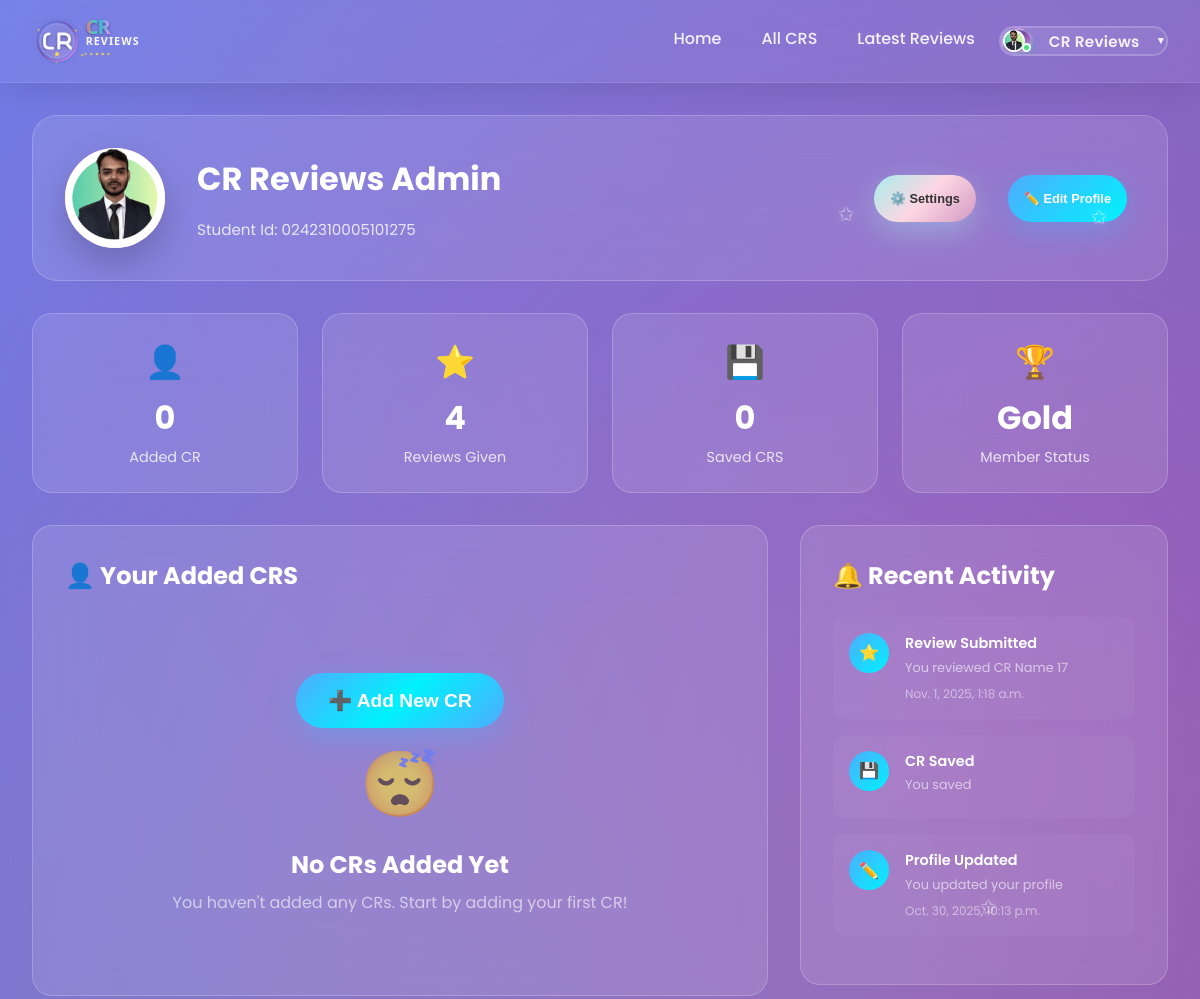
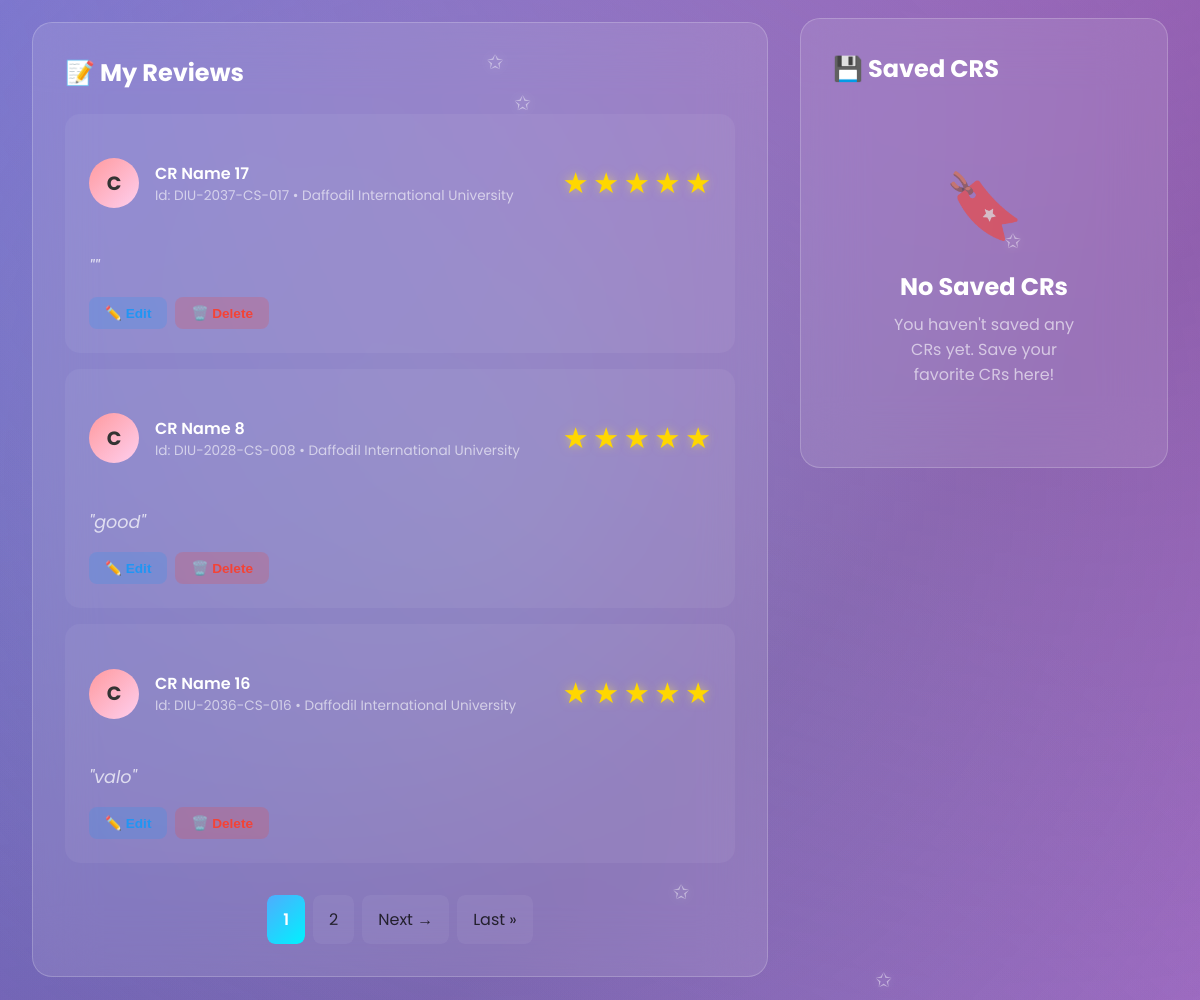
The app's page /user_dashboard/cr-reviews-admin/ (signed in, upper part), older data (2 pictures, top to bottom).
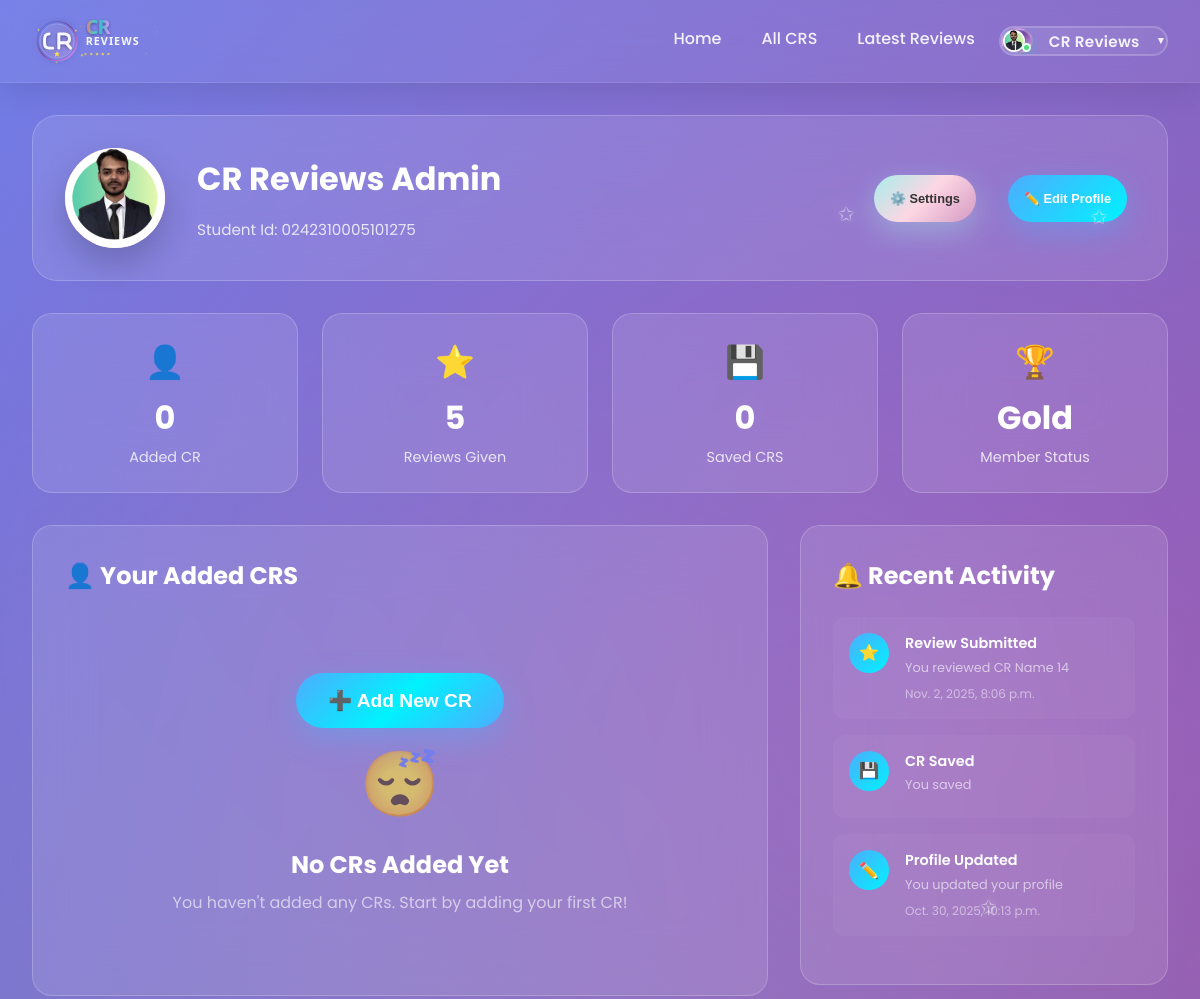
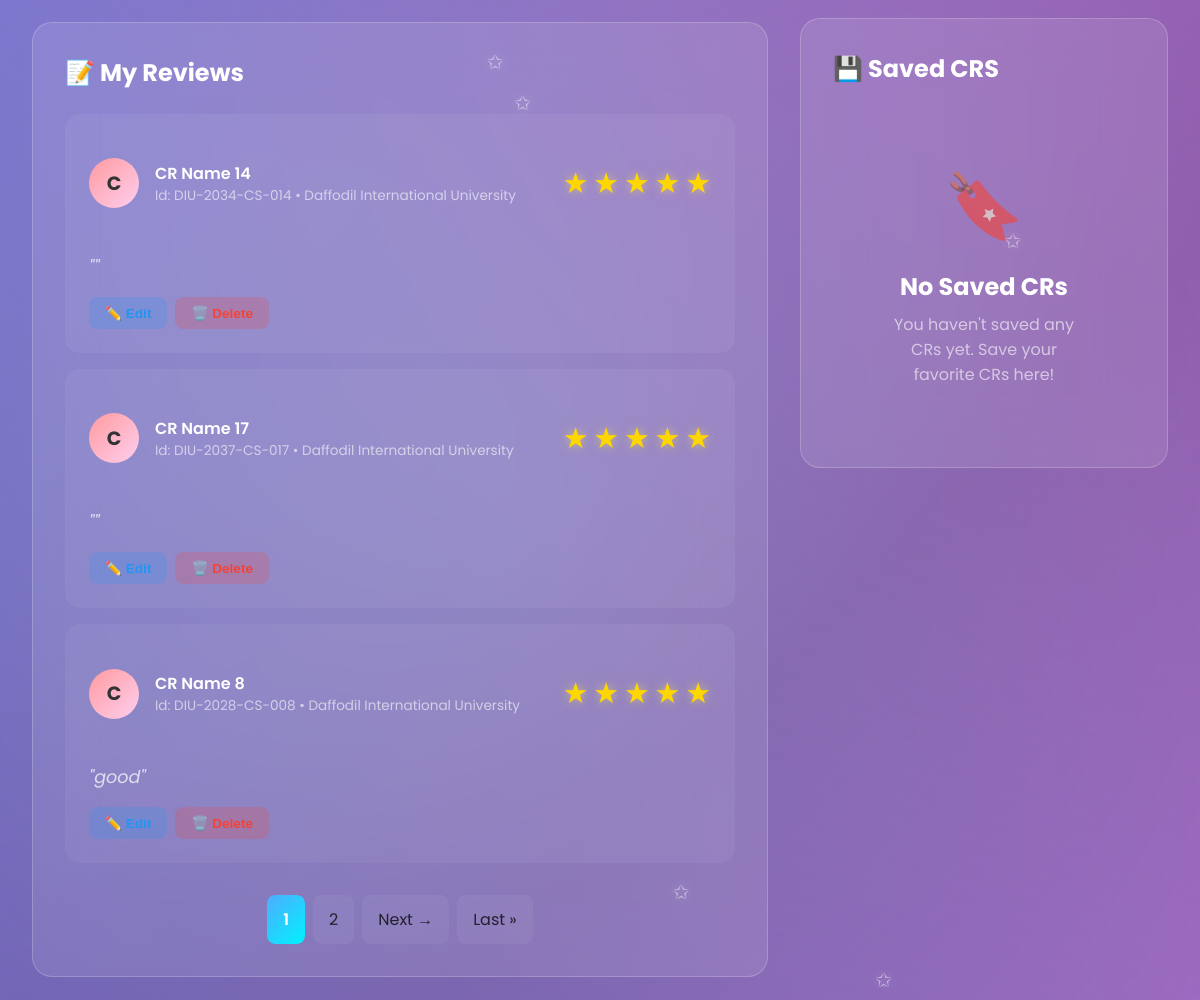
The same page, newer data (2 pictures, top to bottom).
### cr/models.py (models this page shows, shortened)
class Review(models.Model):
    user = models.ForeignKey('userprofile.User', on_delete=models.CASCADE, related_name='userreviews')
    cr_profile = models.ForeignKey(CrProfile, on_delete=models.CASCADE, related_name='cr_reviews')
    rating = models.PositiveSmallIntegerField()
    description = models.TextField(blank=True, null=True)
    is_anonymous = models.BooleanField(default=False)
    anonymous_name = models.CharField(max_length=100, blank=True, null=True)
    is_approved = models.BooleanField(default=True)  # Auto-approve non-anonymous
    reviewed_by = models.ForeignKey(
        'userprofile.User',
        on_delete=models.SET_NULL,
        null=True,
        blank=True,
        related_name='reviewed_reviews',
        help_text="Admin who approved/rejected this review"
    )
    reviewed_at = models.DateTimeField(null=True, blank=True)
    slug = models.SlugField(unique=True, blank=True)
    created_at = models.DateTimeField(auto_now_add=True)
    updated_at = models.DateTimeField(auto_now=True)
    deleted_at = models.DateTimeField(blank=True, null=True)
    class Meta:
        unique_together = [['user', 'cr_profile']]
        ordering = ['-created_at']

class CrProfile(models.Model):
    user=models.OneToOneField('userprofile.User', on_delete=models.CASCADE,related_name='user_profile')
    university=models.ForeignKey(University, on_delete=models.CASCADE,related_name='university_crs')
    department=models.ForeignKey(Department, on_delete=models.CASCADE,related_name='department_crs')
    cr_status = models.CharField(
    max_length=20,
    choices=[('Present', 'Present CR'), ('Former', 'Former CR')],
    default='Present'
    )
    profile_picture = models.ImageField(upload_to='cr_profile_pictures/', blank=True, null=True)
    name = models.CharField(max_length=100)
    gender = models.CharField(choices=[('M', 'Male'), ('F', 'Female')], max_length=1)
    email = models.EmailField(blank=True, null=True)
    phone = models.CharField(max_length=30, blank=True, null=True)
    st_id = models.CharField(max_length=50, unique=True)
    batch = models.CharField(max_length=20)
    dept_batch = models.CharField(max_length=20 , blank=True, null=True)
    section = models.CharField(max_length=10)
    bio = models.TextField(blank=True, null=True)
    date_of_birth = models.DateField(blank=True, null=True)
    slug = models.SlugField(unique=True, blank=True)
    facebook_url = models.URLField(default='https://www.facebook.com/')
    instagram_url = models.URLField(default='https://www.instagram.com/')
    linkedin_url = models.URLField(default='https://www.linkedin.com/')
    created_at=models.DateTimeField(auto_now_add=True)
    updated_at=models.DateTimeField(auto_now=True)
    deleted_at=models.DateTimeField(auto_now=True,blank=True,null=True)

class University(models.Model):
    Public = "Public"
    Private = "Private"
    university_type = [
        (Public,"Public"),
        (Private,"Private"),
    ]
    title =models.CharField(max_length=100,unique=True,blank=False,null=False)
    type =models.CharField(max_length=100,choices=university_type)
    address=models.CharField(max_length=150, blank=True, null=True)
    slug=models.SlugField(blank=True,unique=True)
    created_at=models.DateTimeField(auto_now_add=True)
    updated_at=models.DateTimeField(auto_now=True)
    daleted_at=models.DateTimeField(auto_now=True,blank=True,null=True)
    def __str__(self):
        return self.title

### userprofile/views.py (the view)
# urls.py: path('user_dashboard/<str:slug>/',user_dasboard,name="user_dashboard"),
@login_required
def user_dasboard(request,slug):
    user = User.objects.get(email=request.user.email,slug=slug)
    review = Review.objects.filter(user=user).order_by('-created_at')
    saved_crs = SavedCR.objects.filter(user=request.user).select_related('cr_profile')
    last = review.first()
    last_cr_saved= saved_crs.last()
    add_crs = CrProfile.objects.filter(user=request.user)
    items_per_page = 3
    add_crs_paginator = Paginator(add_crs, items_per_page)
    add_crs_page = request.GET.get('add_crs_page', 1)
    add_crs = add_crs_paginator.get_page(add_crs_page)
    saved_crs_paginator = Paginator(saved_crs, items_per_page)
    saved_crs_page = request.GET.get('saved_crs_page', 1)
    saved_crs = saved_crs_paginator.get_page(saved_crs_page)
    review_paginator = Paginator(review, items_per_page)
    review_page = request.GET.get('review_page', 1)
    review = review_paginator.get_page(review_page)
    context = {
        'user':user,
        'review':review,
        'last':last,
        'saved_crs':saved_crs,
        'last_cr_saved':last_cr_saved,
        'add_crs':add_crs,
    }
    return render(request,'user_profile/user_dashboard.html',context)

### templates/user_profile/user_dashboard.html (shortened to what the changed rows need)
{% extends 'base.html' %}
{% load static %}
{% block content %}
<div class="dashboard-container">
   <div class="dashboard-header">
      <div class="header-left">
         <div class="user-info">
            <h1>{{user.first_name}} {{user.last_name}}</h1>
         </div>
      </div>
   </div>
   <div class="stats-row">
      <div class="stat-box">
         <div class="stat-box-icon">⭐</div>
         <div class="stat-box-value">{{review.paginator.count}}</div>
         <div class="stat-box-label">Reviews Given</div>
      </div>
   </div>
   <div class="content-grid">
      <div>
         <div class="dashboard-card">
            <div class="card-header">
               <h2 class="card-title">👤 Your Added CRS</h2>
            </div>
         </div>
         <br>
         <div class="dashboard-card">
            <div class="card-header">
               <h2 class="card-title">📝 My Reviews</h2>
            </div>
            {% if review %}
            {% for review in review %}
            <div class="review-item">
               <div class="review-header">
                  <div class="review-cr">
                     <div class="saved-avatar">
                        {% if review.cr_profile.profile_picture %}
                        <img src={{review.cr_profile.profile_picture.url}} alt={{review.cr_profile.name}} />
                        {% else %}
                        {{review.cr_profile.name|first|upper}}
                        {% endif %}
                     </div>
                     <div class="cr-info">
                        <h4><a href="{% url 'cr_profile' review.cr_profile.slug %}" style="text-decoration: none; color: inherit;">{{review.cr_profile.name}}</a></h4>
                        <p>Id: {{review.cr_profile.st_id}} • {{review.cr_profile.university}}  </p>
                     </div>
                  </div>
                  <div class="rating">
                     {% for i in "12345" %} {% if forloop.counter <= review.rating %}
                     <span class="star filled">★</span>
                     {% else %}
                     <span class="star">☆</span>
                     {% endif %} {% endfor %}
                  </div>
               </div>
               <div class="review-text">
                  "{{review.description}}"
               </div>
               <div class="review-actions">
                  <button class="action-btn edit" onclick="openEditReviewModal('{{ review.slug }}', {{ review.rating }}, '{{ review.description|escapejs }}')">✏️ Edit </button>
                  <button class="action-btn delete" onclick="openDeleteReviewModal('{{ review.slug }}')">🗑️ Delete</button>
               </div>
            </div>
            {% endfor %}
            {% if review.has_other_pages %}
            <div class="pagination-container1">
               <nav aria-label="Reviews pagination1">
                  <ul class="pagination1">
                     {% for num in review.paginator.page_range %}
                     {% if review.number == num %}
                     <li class="active"><span>{{ num }}</span></li>
                     {% elif num > review.number|add:'-3' and num < review.number|add:'3' %}
                     <li><a href="?review_page={{ num }}">{{ num }}</a></li>
                     {% endif %}
                     {% endfor %}
                  </ul>
               </nav>
            </div>
            {% endif %}
            {% else %}
            <div class="empty-state">
               <div class="empty-state-icon">📭</div>
               <h3>No Reviews Yet</h3>
               <p>You haven't written any reviews yet. Start by reviewing a CR!</p>
            </div>
            {% endif %}
         </div>
      </div>
      <div>
         <div class="dashboard-card" style="margin-bottom: 2rem;">
                     <div class="card-header">
                        <h2 class="card-title">🔔 Recent Activity</h2>
                     </div>
                     <div class="activity-item">
                        <div class="activity-content">
                           <h4>Review Submitted</h4>
                           <p>You reviewed {{last.cr_profile.name}}</p>
                           <div class="activity-time">{{last.created_at}}</div>
                        </div>
                     </div>
         </div>
         <div class="dashboard-card">
                     <div class="card-header">
                        <h2 class="card-title">💾 Saved CRS</h2>
                     </div>
         </div>
      </div>
   </div>
</div>
{% endblock content %}

Row changes from the older to the newer data that the page shows:
no longer on this page (row unchanged): Review: cr_profile.name|first "C", cr_profile.name "CR Name 16", cr_profile.st_id "DIU-2036-CS-016", cr_profile.university "Daffodil International University", rating 5 (drawn), description "valo"
added Review: cr_profile.name|first "C", cr_profile.name "CR Name 14", cr_profile.st_id "DIU-2034-CS-014", cr_profile.university "Daffodil International University", rating 5 (drawn), created_at "Nov. 2, 2025, 8:06 p.m."
Text that changed along with them:
{{ review.paginator.count }}: "4" → "5"
{{ last.cr_profile.name }}: "CR Name 17" → "CR Name 14"
{{ last.created_at }}: "Nov. 1, 2025, 1:18 a.m." → "Nov. 2, 2025, 8:06 p.m."
